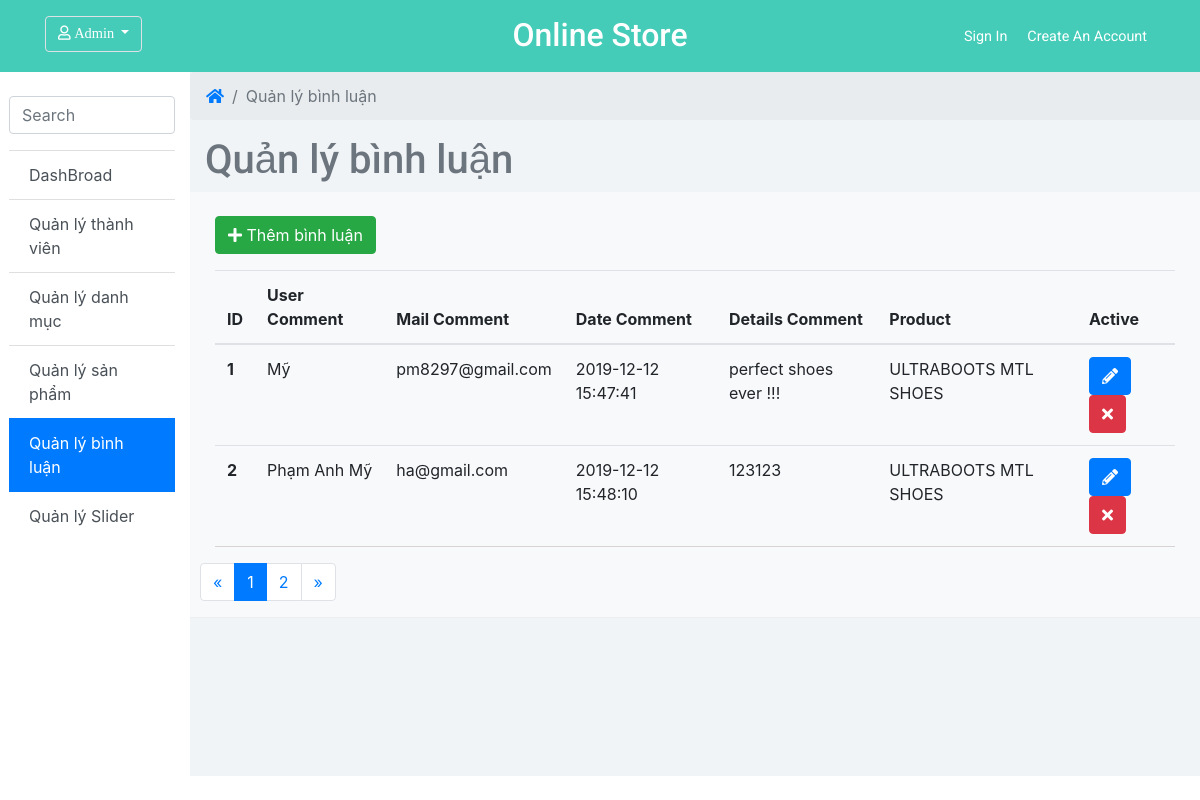
Page /admin/index.php?page_layout=comment (signed in) on the committed database.
### tables this page shows
CREATE TABLE `comment` (
  `comm_id` int(11) NOT NULL,
  `prd_id` int(11) NOT NULL,
  `comm_name` varchar(255) NOT NULL,
  `comm_mail` varchar(255) NOT NULL,
  `comm_date` datetime NOT NULL,
  `comm_details` text NOT NULL
);

CREATE TABLE `product` (
  `prd_id` int(11) NOT NULL,
  `cat_id` int(11) NOT NULL,
  `prd_name` varchar(255) NOT NULL,
  `prd_image` varchar(255) NOT NULL,
  `prd_price` int(11) UNSIGNED NOT NULL,
  `prd_warranty` varchar(255) NOT NULL,
  `prd_accessories` varchar(255) NOT NULL,
  `prd_new` varchar(255) NOT NULL,
  `prd_promotion` varchar(255) NOT NULL,
  `prd_status` int(1) NOT NULL,
  `prd_featured` int(1) NOT NULL,
  `prd_details` text NOT NULL
);

### admin/comment.php (the view, shortened to what this page needs)
<?php
if (isset($_GET['page'])) {
    $page = $_GET['page'];
} else {
    $page = 1;
}
$rows_per_page = 2;
$per_row = $page * $rows_per_page - $rows_per_page;
$total_rows = mysqli_num_rows(mysqli_query($conn, "SELECT * FROM comment"));
$total_pages = ceil($total_rows / $rows_per_page);
$list_pages = '';
$page_prev = $page - 1;
if ($page_prev <= 0) {
    $page_prev = 1;
}
$list_pages .= ' <li class="page-item"><a class="page-link" href="index.php?page_layout=comment&page=' . $page_prev . '">&laquo;</a></li>';
for ($i = 1; $i <= $total_pages; $i++) {
    if ($i == $page) {
        $active = 'active';
    } else {
        $active = '';
    }
    $list_pages .= ' <li class="page-item ' . $active . '"><a class="page-link" href="index.php?page_layout=comment&page=' . $i . '">' . $i . '</a></li>';
}
$page_next = $page + 1;
$list_pages .= ' <li class="page-item"><a class="page-link" href="index.php?page_layout=comment&page=' . $page_next . '">&raquo;</a></li>';
?>
<div class="col-sm-9 col-sm-offset-3 col-lg-10 col-lg-offset-2 main bg-graycolor">
    <div class="row d-block">
        <ol class="breadcrumb">
            <li class="breadcrumb-item"><a href="#"><i class="fas fa-home"></i></a></li>
            <li class="breadcrumb-item active" aria-current="page">Quản lý bình luận</li>
        </ol>
    </div>
    <div class="row">
        <div class="col-lg-12">
            <h1 class="page-header text-secondary">Quản lý bình luận</h1>
        </div>
    </div>
    <div class="row bg-light panel-default">
        <div class="col-lg-12">
            <div id="toolbar" class="btn-group mt-4 mb-3">
                <a href="index.php?page_layout=add_comment" class="btn btn-success">
                    <i class="fas fa-plus"></i> Thêm bình luận
                </a>
            </div>
            <table class="table table-hover ">
                <thead>
                    <tr>
                        <th scope="col">ID</th>
                        <th scope="col">User Comment</th>
                        <th scope="col">Mail Comment</th>
                        <th scope="col">Date Comment</th>
                        <th scope="col">Details Comment</th>
                        <th scope="col">Product</th>
                        <th scope="col">Active</th>
                    </tr>
                </thead>
                <tbody>
                <?php
                    $sql = "SELECT * FROM comment INNER JOIN product ON comment.prd_id = product.prd_id  ORDER BY comm_id ASC LIMIT $per_row,$rows_per_page";
                    $query = mysqli_query($conn, $sql);
                    while ($row = mysqli_fetch_assoc($query)) { ?>
                        <tr>
                            <th scope="row"><?php echo $row['comm_id']; ?></th>
                            <td><?php echo $row['comm_name']; ?></td>
                            <td><?php echo $row['comm_mail']; ?> </td>
                            <td><?php echo $row['comm_date']; ?> </td>
                            <td><?php echo $row['comm_details']; ?></td>
                            <td><?php echo $row['prd_name']; ?> </td>
                            <td class="form-group">
                                <a href="index.php?page_layout=edit_comment&comm_id=<?php echo $row['comm_id']; ?>" class="btn btn-primary"><i class="fas fa-pencil-alt"></i></a>
                                <a href="del_comment.php?comm_id=<?php echo $row['comm_id']; ?>" class="btn btn-danger"><i class="fas fa-times "></i></a>
                            </td>
                        </tr>
                    <?php } ?>
                </tbody>
            </table>
        </div>
        <div class="bg-light">
            <nav aria-label="Page navigation example">
                <ul class="pagination">
                <?php echo $list_pages; ?>
                </ul>
            </nav>
        </div>
    </div>
</div>

### admin/css/style.css (style rules this page uses)
:root { --light-gray: #2b3032a1; --primary-color: #45ccb8; --border: #2b303218; --text-color: #ff686b; --roboto: "Roboto", sans-serif; --gugi: "Gugi", cursive; --sofia: "Sofia", cursive; }
.bg-graycolor { background-color: #f1f4f7; }
.page-header { font-family: var(--roboto); }
.panel-default { border-bottom: 1px solid #eee; color: #5f6468; padding-right: 25px; padding-left: 10px; }
.table { border-bottom: 1px solid rgba(214, 208, 208, 0.904); }

### rows in the picture
comment: comm_id "1", comm_name "Mỹ", comm_mail "pm8297@gmail.com", comm_date "2019-12-12 15:47:41", comm_details "perfect shoes ever !!!", prd.prd_name "ULTRABOOTS MTL SHOES"
comment: comm_id "2", comm_name "Phạm Anh Mỹ", comm_mail "ha@gmail.com", comm_date "2019-12-12 15:48:10", comm_details "123123", prd.prd_name "ULTRABOOTS MTL SHOES"
